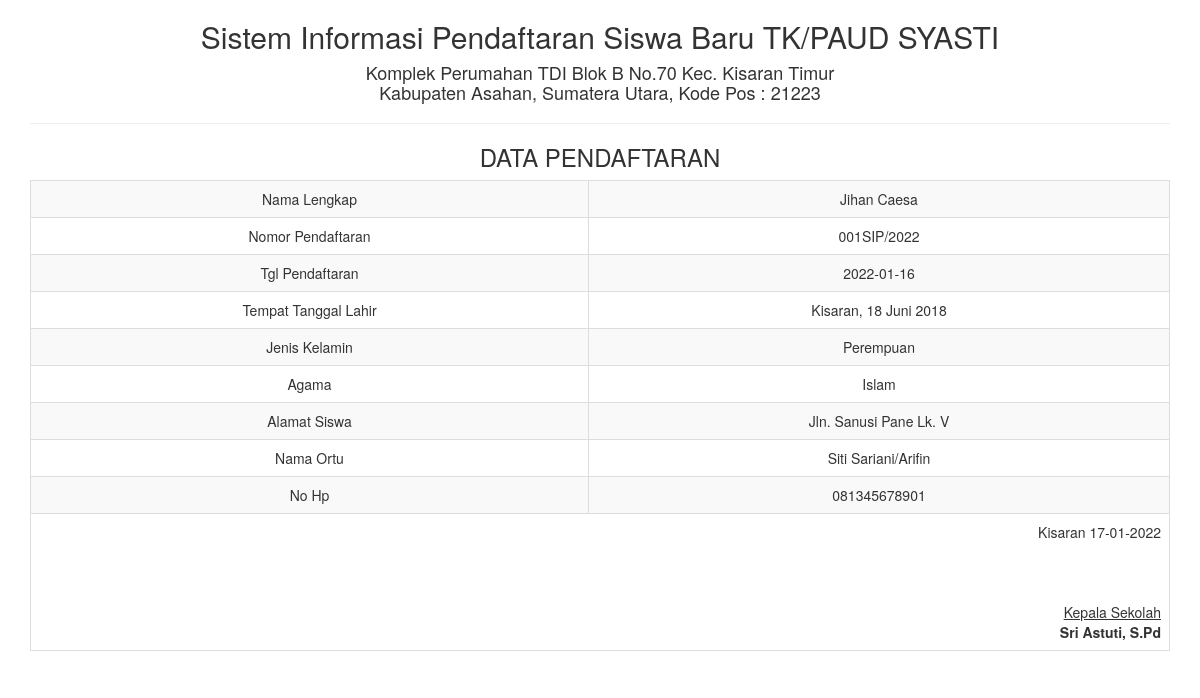
Page /report/arsip_satu.php?id=8 on the committed database.
### tables this page shows
CREATE TABLE `tbl_pendaftaran` (
  `id` int(5) NOT NULL,
  `nama_lengkap` varchar(100) NOT NULL,
  `no_pendaftaran` varchar(50) NOT NULL,
  `tgl_pendaftaran` date NOT NULL,
  `ttl` varchar(100) NOT NULL,
  `jenis_kelamin` varchar(25) NOT NULL,
  `agama` varchar(100) NOT NULL,
  `alamat_siswa` varchar(100) NOT NULL,
  `nama_ortu` varchar(100) NOT NULL,
  `no_hp` varchar(13) NOT NULL,
  `keterangan` varchar(50) NOT NULL
);

### report/arsip_satu.php (the view, shortened to what this page needs)
<!DOCTYPE html>
<html>
    <head>
        <link href="../Assets/css/bootstrap.min.css" rel="stylesheet" type="text/css"/>
    </head>
    <body onload="print()">
        <?php
        include '../config/koneksi.php';
        $sql = "SELECT * FROM tbl_pendaftaran WHERE id='" . $_GET ['id'] . "'";
        $query = mysqli_query($koneksi, $sql) or die("SQL Detail error");
        $data = mysqli_fetch_array($query);
        ?>
        <div class="container">
            <div class='row'>
                <div class="col-sm-12">
                    <div class="text-center">
                        <h2>Sistem Informasi Pendaftaran Siswa Baru TK/PAUD SYASTI </h2>
                        <h4> Komplek Perumahan TDI Blok B No.70 Kec. Kisaran Timur <br>
                              Kabupaten Asahan, Sumatera Utara, Kode Pos : 21223</h4>
                        <hr>
                        <h3>DATA PENDAFTARAN</h3>
                        <table class="table table-bordered table-striped table-hover">
                            <tbody>
								<tr>
                            <td>Nama Lengkap</td> <td><?= $data['nama_lengkap'] ?></td>
                        </tr>
                        <tr>
                            <td>Nomor Pendaftaran</td> <td><?= $data['no_pendaftaran'] ?></td>
                        </tr>
                        <tr>
                            <td>Tgl Pendaftaran</td> <td><?= $data['tgl_pendaftaran'] ?></td>
                        </tr>
                        <tr>
                            <td>Tempat Tanggal Lahir</td> <td><?= $data['ttl'] ?></td>
                        </tr>
                        <tr>
                            <td>Jenis Kelamin</td> <td><?= $data['jenis_kelamin'] ?></td>
                        </tr>
                        <tr>
                            <td>Agama</td> <td><?= $data['agama'] ?></td>
                        </tr>
                        <tr>
                            <td>Alamat Siswa</td> <td><?= $data['alamat_siswa'] ?></td>
                        </tr>
                        <tr>
                            <td>Nama Ortu</td> <td><?= $data['nama_ortu'] ?></td>
                        </tr>
                        <tr>
                            <td>No Hp</td> <td><?= $data['no_hp'] ?></td>
                        </tr>
                            </tbody>
                            <tfoot>
                                <tr>
                                    <td colspan="2" class="text-right">
                                        Kisaran  <?= date("d-m-Y") ?>
                                        <br><br><br><br>
                                        <u>Kepala Sekolah<strong></u><br>
                                        Sri Astuti, S.Pd
									</td>
								</tr>
							</tfoot>
                        </table>
                    </div>
                </div>
            </div>
    </body>
</html>

### rows in the picture
tbl_pendaftaran: nama_lengkap "Jihan Caesa", no_pendaftaran "001SIP/2022", tgl_pendaftaran "2022-01-16", ttl "Kisaran, 18 Juni 2018", jenis_kelamin "Perempuan", agama "Islam", alamat_siswa "Jln. Sanusi Pane Lk. V", nama_ortu "Siti Sariani/Arifin", no_hp "081345678901"
